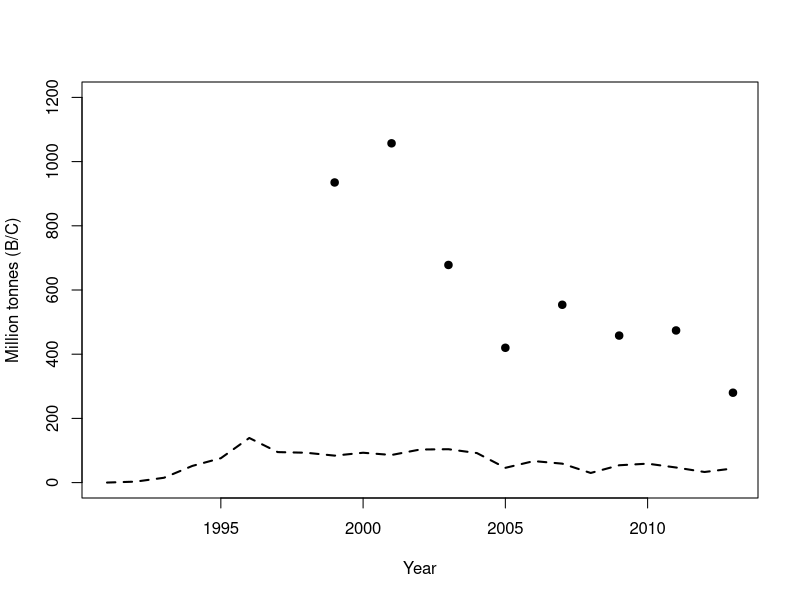
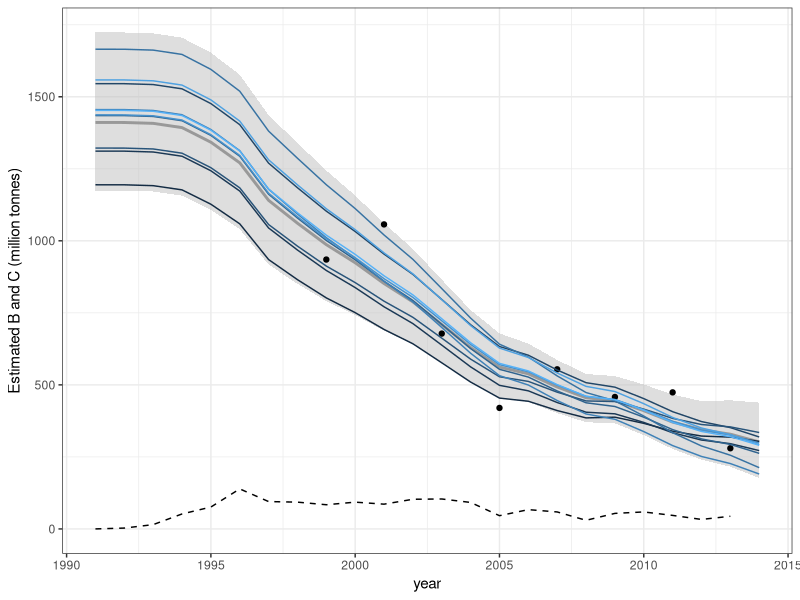
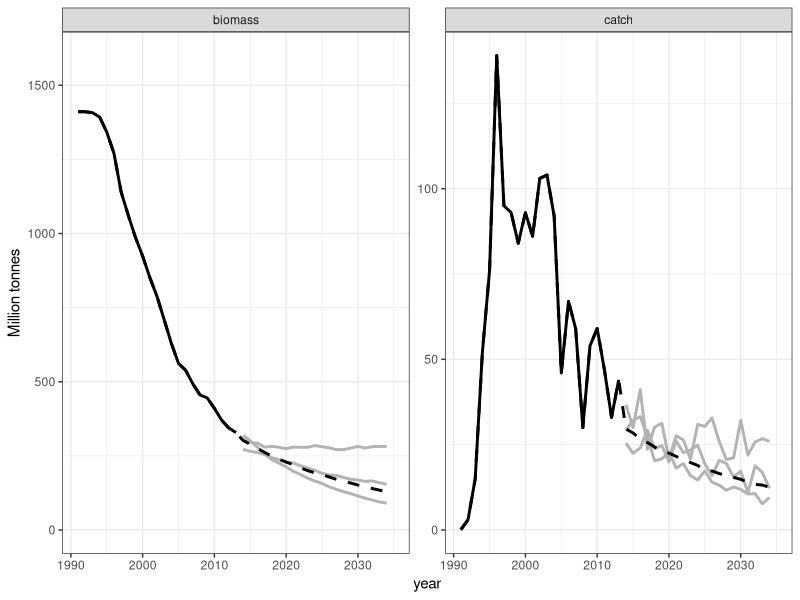
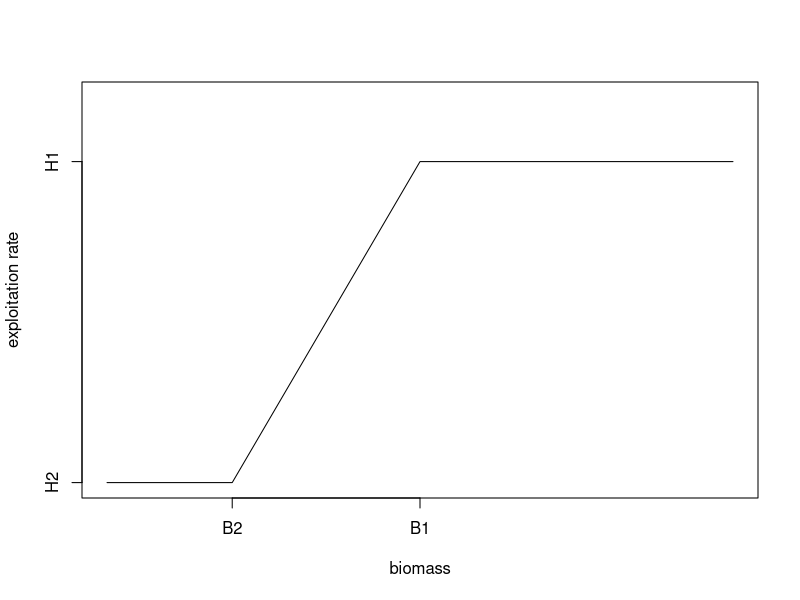
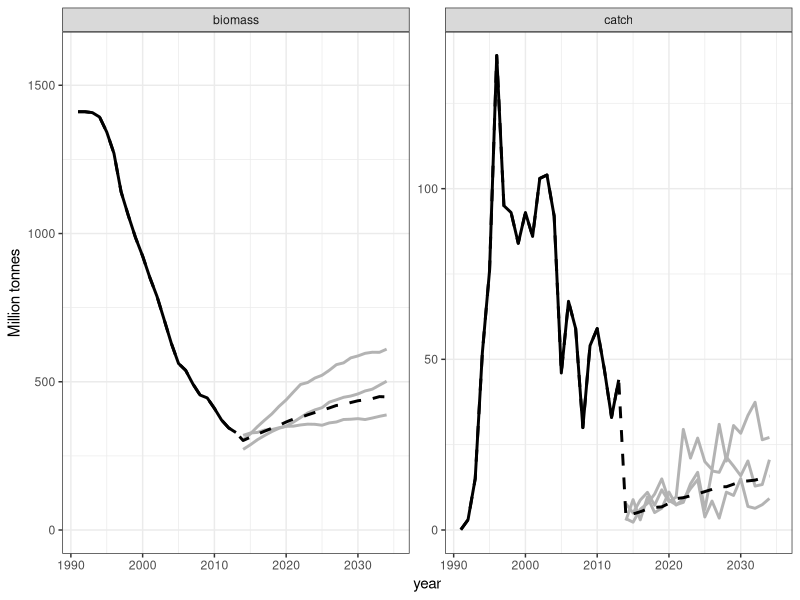
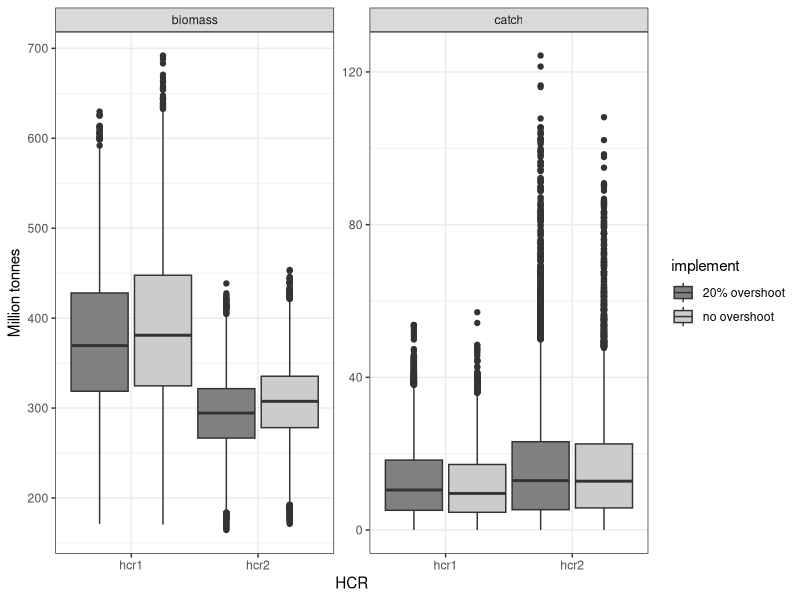
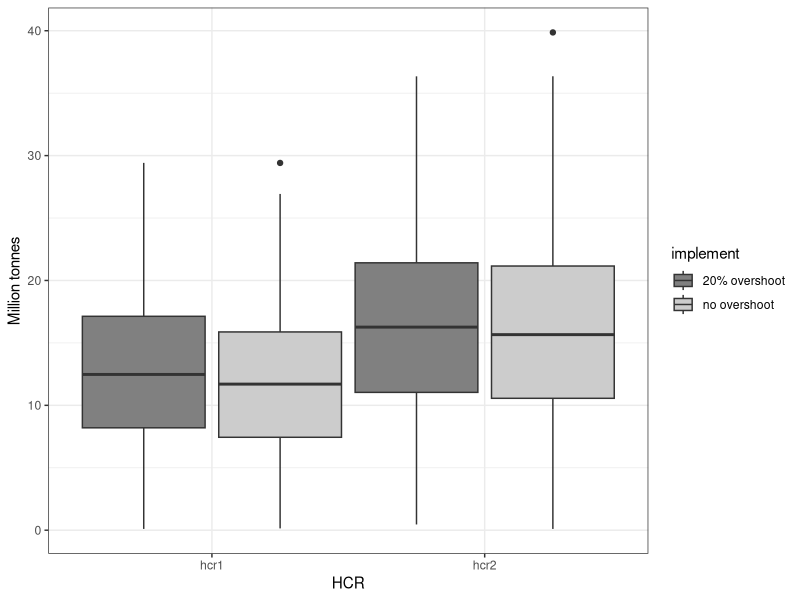
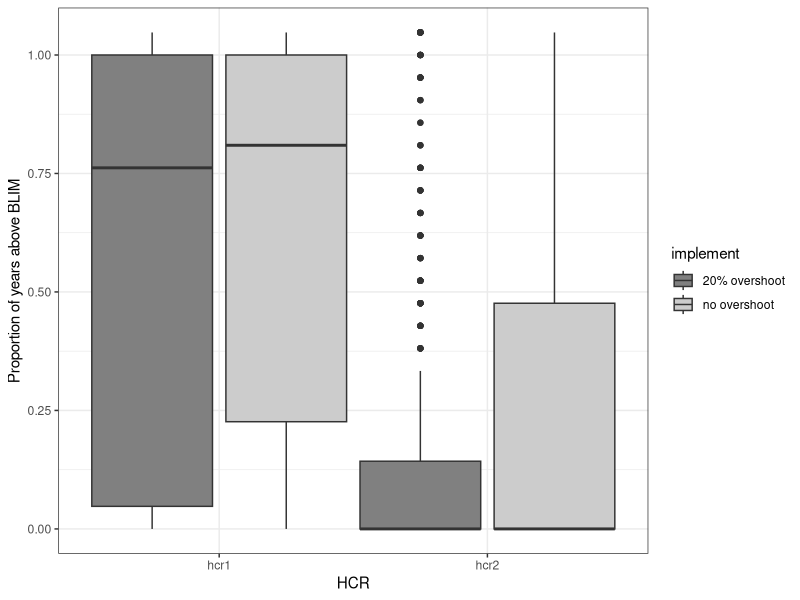

R code for these plots, in order:
## ---- chunk 1
knitr::opts_chunk$set(echo = TRUE)
## ---- chunk 2
#install.packages('ggplot2')
library(ggplot2)
library(Hmisc)
library(mvtnorm)
## ---- chunk 3
data.years <- 1991:2013
harvest <- c(0.1,3,15,52,76,139,95,93,84,93,86,103,104,
             92,46,67,59,30,54,59,47,33,44)
index <- c(NA,NA,NA,NA,NA,NA,NA,NA,935,NA,1057,NA,678,NA,
           420,NA,554,NA,458,NA,474,NA,280)
## ---- chunk 4
plot(data.years,index, pch=19,xlab="Year",ylab="Million tonnes (B/C)",
     ylim=c(0,1200))
lines(data.years,harvest,lty=2,lwd=2)
## ---- chunk 5
schaefer <- function(B,C,K,r) {
  #function schaefer takes the current biomass, a catch, 
  #and the model parameters to compute next year's biomass
  res <- B + B * r * (1 - B/K) - C
  return(max(0.001,res))  # we add a constraint to prevent negative biomass
}
## ---- chunk 6
dynamics <- function(pars,C,yrs) {
  # dynamics takes the model parameters, the time series of catch, 
  # & the yrs to do the projection over
  
  # first extract the parameters from the pars vector (we estimate K in log-space)
  K <- exp(pars[1])
  r <- pars[2]
  
  # find the total number of years
  nyr <- length(C) + 1
  
  # if the vector of years was not supplied we create 
  # a default to stop the program crashing
  if (missing(yrs)) yrs <- 1:nyr
  
  #set up the biomass vector
  B <- numeric(nyr)
  
  #intialize biomass at carrying capacity
  B[1] <- K
  # project the model forward using the schaefer model
  for (y in 2:nyr) {
    B[y] <- schaefer(B[y-1],C[y-1],K,r)
  }
  
  #return the time series of biomass
  return(B[yrs])
  
#end function dynamics
}  
## ---- chunk 7
# function to calculate the negative log-likelihood
nll <- function(pars,C,U) {  #this function takes the parameters, the catches, and the index data
  sigma <- pars[3]  # additional parameter, the standard deviation of the observation error
  B <- dynamics(pars,C)  #run the biomass dynamics for this set of parameters
  Uhat <- B   #calculate the predicted biomass index - here we assume an unbiased absolute biomass estimate
  output <- -sum(dnorm(log(U),log(Uhat),sigma,log=TRUE),na.rm=TRUE)   #calculate the negative log-likelihood
  return(output)
#end function nll
}
## ---- chunk 8
assess <- function(catch,index,calc.vcov=FALSE,pars.init) {
  # assess takes catch and index data, initial values for the parameters,
  # and a flag saying whether to compute uncertainty estimates for the model parameters
  
  #fit model
  # optim runs the function nll() repeatedly with differnt values for the parameters,
  # to find the values that give the best fit to the index data
  res <- optim(pars.init,nll,C=catch,U=index,hessian=TRUE)
  
  # store the output from the model fit
  output <- list()
  output$pars <- res$par
  output$biomass <- dynamics(res$par,catch)
  output$convergence <- res$convergence
  output$nll <- res$value
  if (calc.vcov)
    output$vcov <- solve(res$hessian)
  
  return(output)
#end function assess
}
## ---- chunk 9
ini.parms <- c(log(1200), 0.1, 0.3)
## ---- chunk 10
redfish <- assess(harvest,index,calc.vcov=TRUE,ini.parms)
## ---- chunk 11
biomass.mle <- redfish$biomass
print(biomass.mle)
pars.mle <- redfish$pars
print(pars.mle)
## ---- chunk 12
#define the number of iterations for the MSE 
niter <- 500 
#set up a storage matrix for our alternative parameter sets
pars.iter <- matrix(NA,nrow = niter, ncol=3) 
colnames(pars.iter) <- c("logK","r","sigma")

# generate the sets of parameter values
for (i in 1:niter) {
  pars.iter[i,] <- mvtnorm::rmvnorm(1, mean = redfish$pars,
                       sigma = redfish$vcov)
}

# Now generate replicate model outputs
biomass.iter <- data.frame()
for (i in 1:niter) {
  #here we calculate the biomass trajectory for each of the above sampled parameter vectors
  biomass.iter <- rbind(biomass.iter,
                        data.frame(year = seq(min(data.years),
                                              max(data.years)+1),
                                   biomass = dynamics(pars.iter[i,], harvest),
                                   iter = i))
}
## ---- chunk 13
Fig1 <- ggplot(data=biomass.iter,aes(x=year,y=biomass))
Fig1 + 
     stat_summary(fun.data = "median_hilow",
                    fun.args = list(conf.int=1),
                    geom = "ribbon" ,
                    alpha=0.5,
                    fun.min = function(x)0,
                    fill = "gray")  + 
     stat_summary(fun.data = "median_hilow",
                    geom = "smooth" ,
                    color = gray(0.6))  +   
     geom_line(aes(y=harvest,x=year), data = data.frame(harvest = harvest, 
               year = data.years),lty=2) +
     geom_point(aes(y=index, x=year), data = data.frame(index=index, 
               year = data.years)) +
     geom_line(aes(y=biomass,x=year,group=iter,col=iter),data = subset(biomass.iter,iter%in%1:10)) +
      ylab("Estimated B and C (million tonnes)") + 
  theme_bw() +
  guides(col=FALSE)
  
## ---- chunk 14
proj.years <- 2014:2034
## ---- chunk 15
observe <- function(biomass, sigma) {
  biomass * exp(rnorm(1, -0.5*sigma^2, sigma))
}
## ---- chunk 16
control.pars <- list()
control.pars$Htarg <- 0.1
control <- function(estimated.biomass, control.pars) {
  control.pars$Htarg
}
## ---- chunk 17
implement <- function(TAC,...) {
  TAC
}
## ---- chunk 18
#evaluate <- function(pars.iter, biomass.iter,
#                     control.pars, data.years, proj.years,
#                     iterations, ...) {
    # function arguments:
    # pars.iter & biomass.iter, the parameters & historical biomass trajectories of the operating model
    # control.pars, the specifications of the harvest control rule
  
    # set up some indexing values
    iyr <- length(data.years)+1
    pyr <- length(proj.years)
    yrs <- c(data.years, proj.years, max(proj.years)+1)
    
    # set up a data frame to store the results
    res <- data.frame()
    
    # loop over the iterations of the MSE, each iteration conducts a 20 year projection with annual generation of biomass    
    # observations and appliations of the control rule.
    #for(i in 1:iterations) {
    i = 1
      
      #extract the parameters for this iteration
      K.i <- exp(pars.iter[i,1])
      r.i <- pars.iter[i,2]
      sig.i <- pars.iter[i,3]
      
      #set up vectors for time series of interest.
      biomass.i <- c(subset(biomass.iter, iter==i)$biomass, numeric(pyr))
      index.i <- c(index,numeric(pyr))
      catch.i <- c(harvest, numeric(pyr))
      TAC.i <- c(rep(NA,iyr-1),numeric(pyr))
      
      # loop over the projection period.
      #for (y in iyr:(iyr+pyr-1)) {
      y <- iyr
      
        #generate the data for the most recent year
        index.i[y] <- observe(biomass.i[y] , sig.i)
        #calculate the TAC based on the harvest control rule
        # note that the control rule ONLY sees the index data, not the operating model biomass.
        TAC.i[y]  <- control(index.i[y], control.pars) * index.i[y]
        #find the realized catch after implementation error
        catch.i[y] <- implement(TAC.i[y])
        
        # update the true biomass of the operating model based on the output of the HCR
        biomass.i[y+1] <- schaefer(biomass.i[y],catch.i[y],K.i,r.i)
      
      
      # loop over the remaining years of the projection period.
      for (y in (iyr+1):(iyr+pyr-1)) {
        #generate the data for the most recent year
        index.i[y] <- observe(biomass.i[y] , sig.i)
        #calculate the TAC based on the harvest control rule
        # note that the control rule ONLY sees the index data, not the operating model biomass.
        TAC.i [y]  <- control(index.i[y], control.pars) * index.i[y]
        #find the realized catch after implementation error
        catch.i[y] <- implement(TAC.i[y])
        
        # update the true biomass of the operating model based on the output of the HCR
        biomass.i[y+1] <- schaefer(biomass.i[y],catch.i[y],K.i,r.i)
      
      #end projection year loop for iteration i  
      }
     
      #store the results for this iteration
      res <- rbind(res, data.frame(year = yrs[-length(yrs)],
                                   value = index.i, type = "index", iter = i),
                   data.frame(year = yrs[-length(yrs)],
                              value = catch.i, type = "catch", iter=i),
                   data.frame(year = yrs, value = biomass.i,
                              type= "biomass", iter=i)) 
    #end loop over iterations
    #}
    #return(res)
#end function evaluate()
#}
## ---- chunk 19
evaluate <- function(pars.iter, biomass.iter,
                     control.pars, data.years, proj.years,
                     iterations, ...) {
    # function arguments:
    # pars.iter & biomass.iter, the parameters & historical biomass trajectories of the operating model
    # control.pars, the specifications of the harvest control rule
  
    # set up some indexing values
    iyr <- length(data.years)+1
    pyr <- length(proj.years)
    yrs <- c(data.years, proj.years, max(proj.years)+1)
    
    # set up a data frame to store the results
    res <- data.frame()
    
    # loop over the iterations of the MSE, each iteration conducts a 20 year projection with annual generation of biomass    
    # observations and appliations of the control rule.
    for(i in 1:iterations) {
      
      #extract the parameters for this iteration
      K.i <- exp(pars.iter[i,1])
      r.i <- pars.iter[i,2]
      sig.i <- pars.iter[i,3]
      
      #set up vectors for time series of interest.
      biomass.i <- c(subset(biomass.iter, iter==i)$biomass, numeric(pyr))
      index.i <- c(index,numeric(pyr))
      catch.i <- c(harvest, numeric(pyr))
      TAC.i <- numeric(pyr)
      
      # loop over the projection period.
      for (y in iyr:(iyr+pyr-1)) {
        #generate the data for the most recent year
        index.i[y] <- observe(biomass.i[y] , sig.i)
        #calculate the TAC based on the harvest control rule
        # note that the control rule ONLY sees the index data, not the operating model biomass.
        TAC.i [y]  <- control(index.i[y], control.pars) * index.i[y]
        #find the realized catch after implementation error
        catch.i[y] <- implement(TAC.i[y],...)
        
        # update the true biomass of the operating model based on the output of the HCR
        biomass.i[y+1] <- schaefer(biomass.i[y],catch.i[y],K.i,r.i)
      
      #end projection year loop for iteration i  
      }
     
      #store the results for this iteration
      res <- rbind(res, data.frame(year = yrs[-length(yrs)],
                                   value = index.i, type = "index", iter = i),
                   data.frame(year = yrs[-length(yrs)],
                              value = catch.i, type = "catch", iter=i),
                   data.frame(year = yrs, value = biomass.i,
                              type= "biomass", iter=i)) 
    #end loop over iterations
    }
    return(res)
#end function evaluate()
}
## ---- chunk 20
project.fixed <- evaluate(pars.iter, biomass.iter, control.pars, data.years,
                          proj.years, niter)
tail(project.fixed)
## ---- chunk 21
projection.plot <- function(project.results) {
  Fig2 <- ggplot(data = subset(project.results, type != "index"),
               aes(x = year, y = value))
  Fig2 + geom_line(aes(y=value,x=year),data = subset(project.results, type != "index" & iter==1 & year %in% proj.years), lty=1,lwd=1,col=gray(0.7)) +
           geom_line(aes(y=value,x=year),data = subset(project.results, type != "index" & iter==2 & year %in% proj.years), lty=1,lwd=1,col=gray(0.7)) +
           geom_line(aes(y=value,x=year),data = subset(project.results, type != "index" & iter==3 & year %in% proj.years), lty=1,lwd=1,col=gray(0.7)) +
stat_summary(fun.data = "median_hilow", geom = "smooth", col="black",
                    lty = 2) +
       stat_summary(fun = median, fun.min = function(x)0, geom="line",
                    data = subset(project.results, type != "index" & 
                                  year %in% data.years), lwd=1) +facet_wrap(~type, scale = "free_y") + ylab("Million tonnes") + theme_bw()
      
}
## ---- chunk 22
projection.plot(project.fixed)
## ---- chunk 23
control <- function(estimated.biomass, control.pars) {
  H1 <- control.pars$H1
  H2 <- control.pars$H2
  Bmax <- control.pars$Bmax
  B2 <- control.pars$B2
  B1 <- control.pars$B1
  
  harv <- ifelse(estimated.biomass >= B1, H1,
                 ifelse(estimated.biomass < B2, H2,
                        (H1-H2)/(B1-B2)*(estimated.biomass - B2) + H2))
  
  return(harv)
  
#end function control
}
## ---- chunk 24
control.pars <- list()
control.pars$H1 <- 0.05
control.pars$H2 <- 0
control.pars$Bmax <- max(index, na.rm =TRUE)
control.pars$B2 <- 0.2*control.pars$Bmax
control.pars$B1 <- 0.5*control.pars$Bmax
## ---- chunk 25
plot(c(0,control.pars$B2,control.pars$B1,control.pars$Bmax),
     c(control.pars$H2,control.pars$H2,control.pars$H1,control.pars$H1),
     type='l',axes=F,xlab="biomass",ylab="exploitation rate",
     ylim=c(0,1.2*control.pars$H1))
axis(1,at=c(control.pars$B2,control.pars$B1),labels=c("B2","B1"))
axis(2,at=c(control.pars$H2,control.pars$H1),labels=c("H2","H1"))
box()
## ---- chunk 26
project.hcr <- evaluate(pars.iter, biomass.iter, control.pars,
                        data.years, proj.years, niter)
## ---- chunk 27
projection.plot(project.hcr)
## ---- chunk 28
implement <- function(TAC, overshoot, ...) {
  TAC * (1 + overshoot)
}
## ---- chunk 29
control.pars <- list()
control.pars$H1 <- 0.05
control.pars$H2 <- 0
control.pars$Bmax <- max(index, na.rm =TRUE)
control.pars$B2 <- 0.2*control.pars$Bmax
control.pars$B1 <- 0.5*control.pars$Bmax
## ---- chunk 30
proj.hcr1.noerror <- evaluate(pars.iter, biomass.iter,
                          control.pars, data.years,
                          proj.years, niter,
                          overshoot = 0)
## ---- chunk 31
proj.hcr1.error <- evaluate(pars.iter, biomass.iter,
                              control.pars, data.years,
                              proj.years, niter,
                              overshoot = 0.2)
## ---- chunk 32
control.pars$H1 <- 0.15
## ---- chunk 33
proj.hcr2.noerror <- evaluate(pars.iter, biomass.iter,
                              control.pars, data.years,
                              proj.years, niter,
                              overshoot = 0)
proj.hcr2.error <- evaluate(pars.iter, biomass.iter,
                            control.pars, data.years,
                            proj.years, niter,
                            overshoot = 0.2)
## ---- chunk 34
MSE <- rbind(cbind(proj.hcr1.noerror, HCR="hcr1",
                   implement = "no overshoot"),
             cbind(proj.hcr1.error, HCR="hcr1",
                   implement = "20% overshoot"),
             cbind(proj.hcr2.noerror, HCR="hcr2",
                   implement = "no overshoot"),
             cbind(proj.hcr2.error, HCR="hcr2",
                   implement = "20% overshoot"))
head(MSE)
## ---- chunk 35
Fig5 <- ggplot(data=subset(MSE, type !="index" &
                          year %in% proj.years), 
               aes(x=HCR, y=value, ymin=0))
Fig5 + geom_boxplot(aes(fill=implement), width = 1) + facet_wrap(~type, scale="free_y") + ylab("Million tonnes") + scale_fill_grey(start=0.5) + theme_bw()
## ---- chunk 36
#Yield based metrics  (e.g. average annual catch)
#Stock Biomass metrics (e.g. distribution for B/BMSY, P(B>BLIM), etc.)
#Inter-annual stability of catch advice (e.g. how often the control rule closes the fishery)

aac2 <- with(MSE[MSE$year>max(data.years) & MSE$type=="catch",],
            aggregate(value,by=list(iter=iter,HCR=HCR,implement=implement),FUN=mean,na.rm=TRUE))


Fig6 <- ggplot(data=subset(aac2), 
               aes(x=HCR, y=x, ymin=0))
Fig6 + geom_boxplot(aes(fill=implement), width = 1)  + ylab("Million tonnes") + scale_fill_grey(start=0.5) + theme_bw()

# years B > BLIM
# BLIM = 0.25*K  (we specify BLIM for our performance as half BMSY)
blim <- 0.25*exp(pars.iter[,1])

num.above <- function(vec,threshold) {
 length(vec[vec>threshold])/length(vec)
}
MSE$blim <- blim[MSE$iter]
MSE$above.blim <- ifelse(MSE$value>MSE$blim,1,0)

above.blim <- with(MSE[MSE$year>max(data.years) & MSE$type=="biomass",],
            aggregate(above.blim,by=list(iter=iter,HCR=HCR,implement=implement),FUN=sum,na.rm=TRUE))
above.blim$x <- above.blim$x/length(proj.years)

Fig7 <- ggplot(data=subset(above.blim), 
               aes(x=HCR, y=x, ymin=0))
Fig7 + geom_boxplot(aes(fill=implement), width = 1)  + ylab("Proportion of years above BLIM") + scale_fill_grey(start=0.5) + theme_bw()

# num years fishery is open
not.closed <- with(MSE[MSE$year>max(data.years) & MSE$type=="catch",],
             aggregate(value,by=list(iter=iter,HCR=HCR,implement=implement),FUN=num.above,threshold=0))

Fig8 <- ggplot(data=subset(not.closed), 
               aes(x=HCR, y=x, ymin=0))
Fig8 + geom_boxplot(aes(fill=implement), width = 1)  + ylab("Proportion of years TAC > 0") + scale_fill_grey(start=0.5) + theme_bw()
